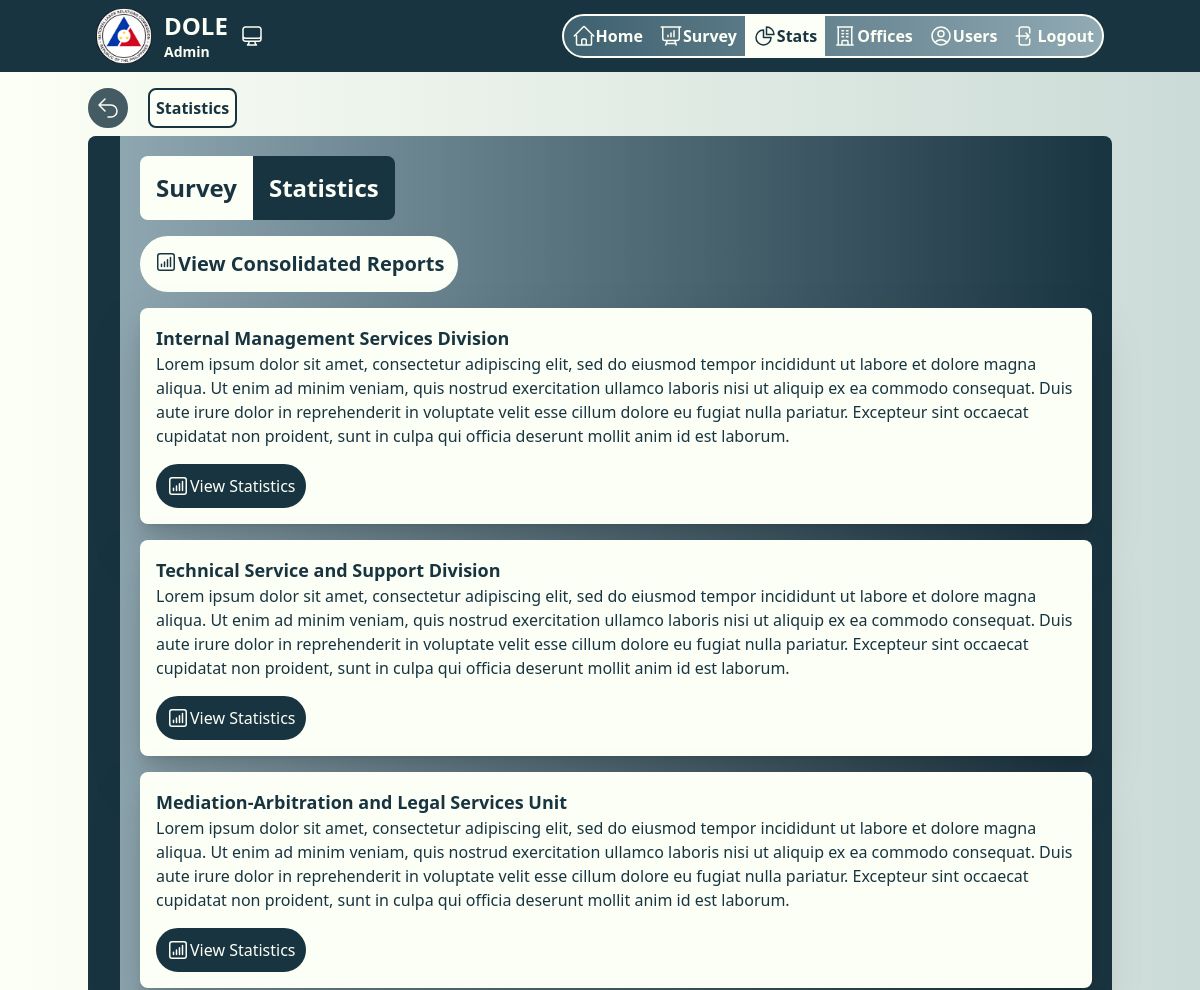
The app's page /stats/list/ (signed in, upper part), older data.
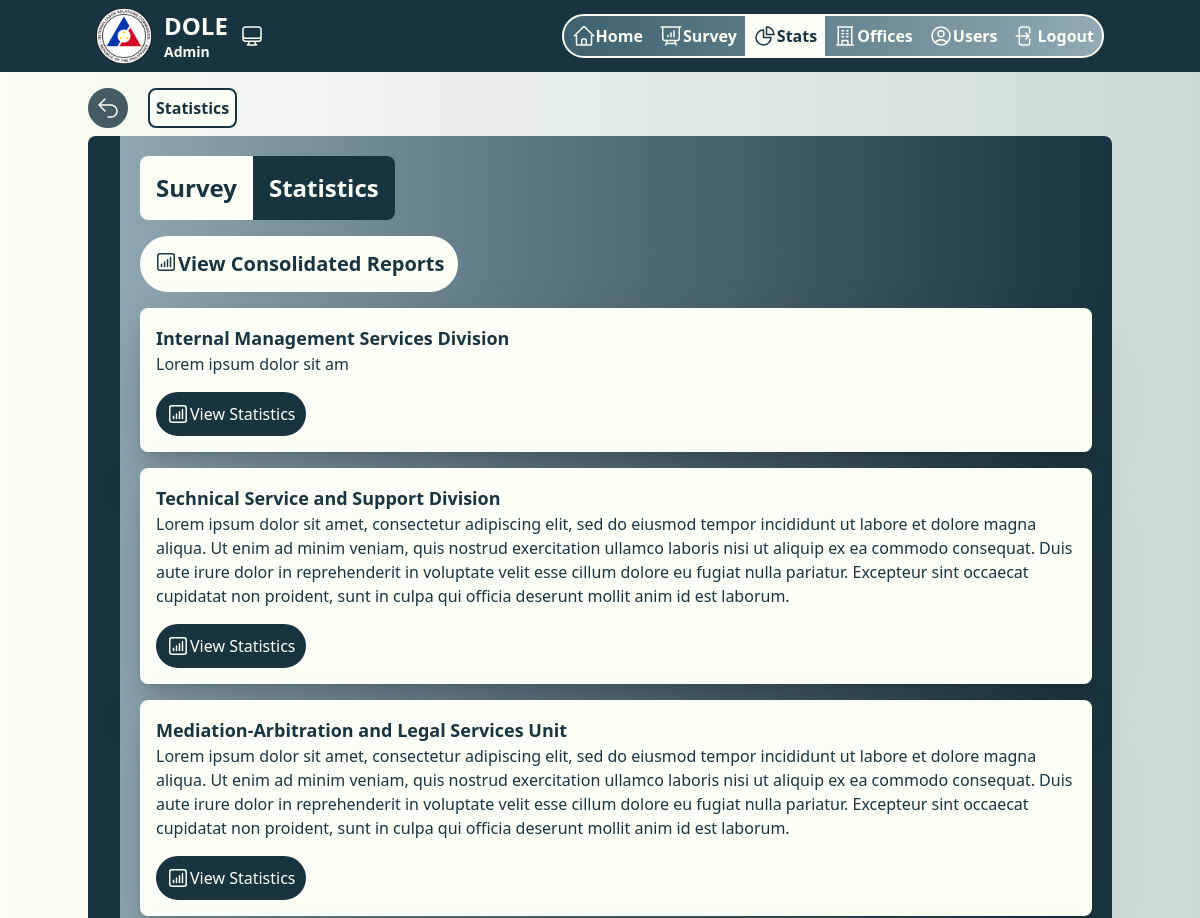
The same page, newer data.
### office/models.py (models this page shows)
class Office(models.Model):
    office_name = models.CharField(max_length=254)
    office_description = models.TextField(
        blank=True,
        null=True,
        help_text="Enter a description of the office"
    )
    def __str__(self):
        return self.office_name

### stats/views.py (the view)
# urls.py: path('list/', views.survey_list, name='survey_list'),
@login_required(login_url='login')
@user_passes_test(lambda user: user.is_superuser or has_role(user, ['admin', 'hr', 'employee']))
def survey_list(request):
    if request.user.is_superuser or request.user.profile.role == 'admin' or request.user.profile.role == 'hr':
        offices = Office.objects.all()
    else:
        offices = Office.objects.filter(id=request.user.profile.office.id)
    return render(request, 'survey_list.html', {'offices': offices})

### authentication/utils.py (called while the page is built)
def has_role(user, allowed_roles):
    if hasattr(user, 'profile') and user.profile.role in allowed_roles:
        return True
    return False

### stats/templates/survey_list.html (shortened to what this page needs)
{% extends 'layout.html' %}
{% block center_content %}
{% endblock %}
{% block content %}
{% include 'stats_url.html'%}
<div class="container mx-auto h-full my-2 rounded-lg bg-gradient-to-r from-navyLighterBlue to-navyBlue flex">
    <div class="bg-navyBlue rounded-l-lg p-4"></div> <div>
        <div class="m-5">
            <div class="flex justify-left items-center text-2xl font-bold">
                <div class="p-4 rounded-l-lg bg-beige text-navyBlue">
                    Survey
                </div>
                <div class="p-4 rounded-r-lg bg-navyBlue text-beige">
                    Statistics
                </div>
            </div>
            {% if user.is_superuser or user.profile.role == 'admin' or user.profile.role == 'hr' or user.profile.office == office %}
            <a href="{% url 'survey_consolidated' %}" title="View Consolidated Reports"
                class="font-bold text-xl mt-4 w-fit border-2 border-beige flex p-3 rounded-full bg-beige text-navyBlue hover:text-beige hover:bg-navyLightBlue transition duration-200">
                <span>View Consolidated Reports</span>
            </a>
            {% endif %}
                {% for office in offices %}
                <div class="drop-shadow-2xl bg-beige rounded-lg shadow-lg flex w-full p-4 my-4 mx-auto">
                    <div class="w-full">
                        <h2 class="text-lg font-bold text-navyBlue">{{ office.office_name }} </h2>
                        <p class="text-base text-navyBlue">{{ office.office_description }}</p>
                        <div class="flex w-1/2 mt-4">
                            {% if user.is_superuser or user.profile.role == 'admin' or user.profile.role == 'hr' or user.profile.office == office %}
                            <a href="{% url 'survey_statistics' office.id %}" title="View Statistics"
                                class="border-2 border-navyBlue flex p-2 rounded-full bg-navyBlue text-beige hover:text-navyBlue hover:bg-beige transition duration-200">
                                <div class="text-base">View Statistics</div>
                            </a>
                            {% endif %}
                        </div>
                    </div>
                </div>
                {% endfor %}
        </div>
    </div>
</div>
{% endblock %}

Row changes from the older to the newer data that the page shows:
changed Office "Internal Management Services Division": office_description "Lorem ipsum dolor sit amet, consectetur adipiscing elit, sed do eiusmod tempor incididunt ut labore et dolore magna aliqua. Ut enim ad minim veniam, quis nostrud exercitation ullamco laboris nisi ut aliquip ex ea commodo consequat. Duis aute irure dolor in reprehenderit in voluptate velit esse cillum dolore eu fugiat nulla pariatur. Excepteur sint occaecat cupidatat non proident, sunt in culpa qui officia deserunt mollit anim id est laborum." → "Lorem ipsum dolor sit am"
